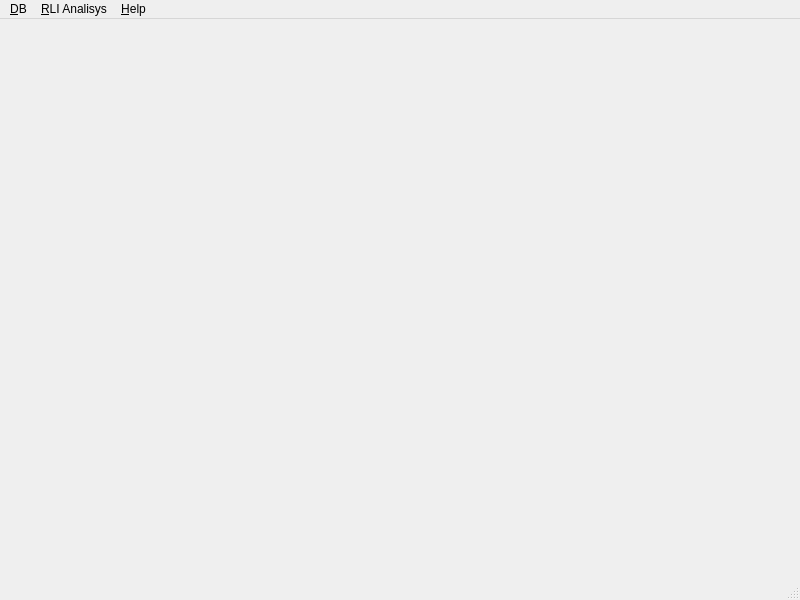
<?xml version="1.0" encoding="UTF-8"?>
<ui version="4.0">
 <class>ReperMainWindowForm</class>
 <widget class="QMainWindow" name="ReperMainWindowForm">
  <property name="geometry">
   <rect>
    <x>0</x>
    <y>0</y>
    <width>800</width>
    <height>600</height>
   </rect>
  </property>
  <property name="windowTitle">
   <string>MainWindow</string>
  </property>
  <widget class="QWidget" name="centralwidget"/>
  <widget class="QMenuBar" name="menubar">
   <property name="geometry">
    <rect>
     <x>0</x>
     <y>0</y>
     <width>800</width>
     <height>19</height>
    </rect>
   </property>
   <widget class="QMenu" name="menu_RLI_Analisys">
    <property name="title">
     <string>&amp;RLI Analisys</string>
    </property>
    <widget class="QMenu" name="menu_Search">
     <property name="title">
      <string>&amp;Search...</string>
     </property>
     <addaction name="actSearchImage"/>
     <addaction name="actBy_Image_fragment"/>
    </widget>
    <widget class="QMenu" name="menuGologram">
     <property name="title">
      <string>Gologram ...</string>
     </property>
     <addaction name="actGenerateGol"/>
    </widget>
    <addaction name="menu_Search"/>
    <addaction name="menuGologram"/>
   </widget>
   <widget class="QMenu" name="menu_DB">
    <property name="title">
     <string>&amp;DB</string>
    </property>
    <addaction name="actConnect"/>
    <addaction name="actDisconnect"/>
    <addaction name="separator"/>
    <addaction name="actRLI"/>
    <addaction name="separator"/>
    <addaction name="actE_xit"/>
   </widget>
   <widget class="QMenu" name="menu_Help">
    <property name="title">
     <string>&amp;Help</string>
    </property>
    <addaction name="actionUser_Manual"/>
   </widget>
   <addaction name="menu_DB"/>
   <addaction name="menu_RLI_Analisys"/>
   <addaction name="menu_Help"/>
  </widget>
  <widget class="QStatusBar" name="statusbar"/>
  <action name="actConnect">
   <property name="text">
    <string>&amp;Connect</string>
   </property>
  </action>
  <action name="actDisconnect">
   <property name="text">
    <string>&amp;Disconnect</string>
   </property>
  </action>
  <action name="act3D_Models">
   <property name="text">
    <string>3D &amp;Models</string>
   </property>
  </action>
  <action name="actRLI">
   <property name="text">
    <string>&amp;RLI</string>
   </property>
  </action>
  <action name="actE_xit">
   <property name="text">
    <string>E&amp;xit</string>
   </property>
   <property name="shortcut">
    <string>Ctrl+Q</string>
   </property>
   <property name="menuRole">
    <enum>QAction::QuitRole</enum>
   </property>
  </action>
  <action name="actComparison">
   <property name="text">
    <string>&amp;Comparison</string>
   </property>
  </action>
  <action name="actTestPlugin">
   <property name="text">
    <string>test plugin</string>
   </property>
  </action>
  <action name="actPlugins">
   <property name="text">
    <string>&amp;Plugins ...</string>
   </property>
  </action>
  <action name="actSearchImage">
   <property name="text">
    <string>by &amp;Image</string>
   </property>
  </action>
  <action name="actGologram">
   <property name="text">
    <string>by &amp;Gologram</string>
   </property>
  </action>
  <action name="actGenerateGol">
   <property name="text">
    <string>Generate &amp;gologram</string>
   </property>
  </action>
  <action name="actView_real_image">
   <property name="text">
    <string>View real image</string>
   </property>
  </action>
  <action name="actBy_Image_fragment">
   <property name="text">
    <string>by RLI fragment</string>
   </property>
  </action>
  <action name="actionUser_Manual">
   <property name="text">
    <string>User Manual...</string>
   </property>
  </action>
 </widget>
 <resources/>
 <connections/>
</ui>
